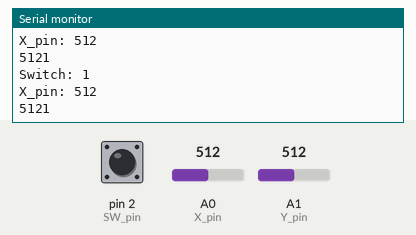
Bench run of a sketch on a simulated Arduino Uno, built with avr-gcc and run on an emulated ATmega328P. On the bench: the last lines printed to the serial monitor. The inputs (shaded band) are chosen by the test bench; at power-on: A0 (X_pin) = 512, A1 (Y_pin) = 512, pin 2 (SW_pin) HIGH.

Above: at 1.3 s.
1.4 s: A0 (X_pin) set to 716
At 1.81 s:
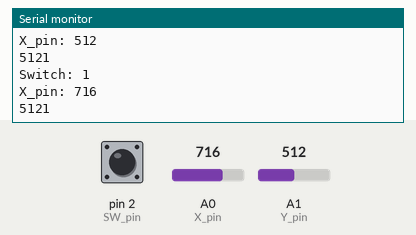
2.9 s: A1 (Y_pin) set to 716
At 3.31 s:
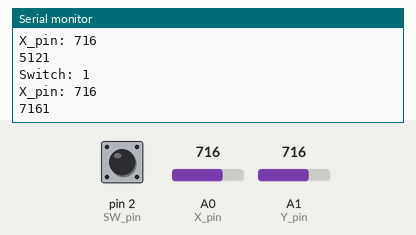
4.4 s: pin 2 (SW_pin) pulled LOW for 0.6 s
6.5 s: A0 (X_pin) set to 900
At 6.82 s:
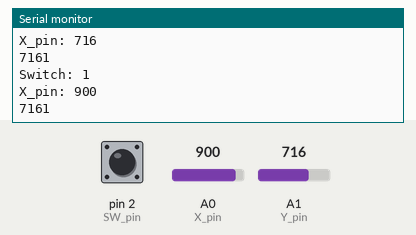
8.0 s: A1 (Y_pin) set to 900
At 8.32 s:
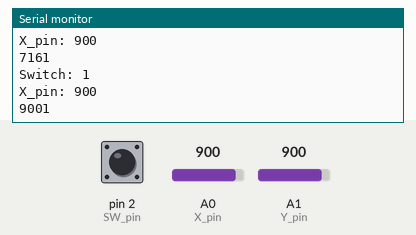
Timing chart, 0 to 10.5 s (numbered marks = the images above; inputs shaded):
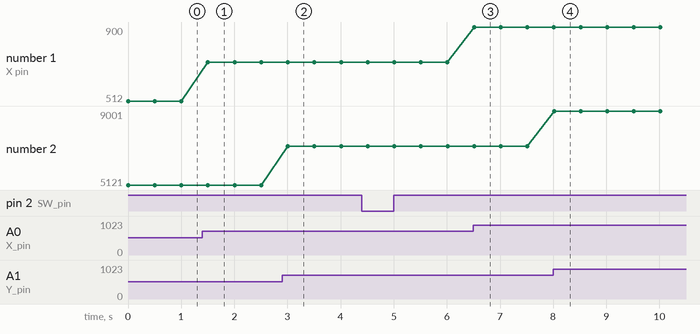

The sketch:

simple_joystick.ino
```cpp
const int SW_pin=2;
const int X_pin=0;
const int Y_pin=1;

void setup(){
  pinMode(SW_pin, INPUT);
  digitalWrite(SW_pin,HIGH);
  Serial.begin(115200);
}

void loop(){
   Serial.print("Switch: ");
    Serial.print(digitalRead(SW_pin));
     Serial.print("\n");
      Serial.print("X_pin: ");
       Serial.print(analogRead(X_pin));
        Serial.print("\n");
         Serial.print(analogRead(Y_pin));
          Serial.println(Y_pin);
           Serial.print("\n\n");
           delay(500);
}
```

Measured:
- after the input at 1.4 s, the serial monitor: prints a new line after 0.10 s (image 1)
- after the input at 2.9 s, the serial monitor: prints a new line after 0.11 s (image 2)
- after the input at 6.5 s, the serial monitor: prints a new line at once (image 3)
- after the input at 8.0 s, the serial monitor: prints a new line at once (image 4)
- plotted number 1: 512 → 716 after the input at 1.4 s, 716 → 900 after the input at 6.5 s
- plotted number 2: 5121 → 7161 after the input at 2.9 s, 7161 → 9001 after the input at 8.0 s
